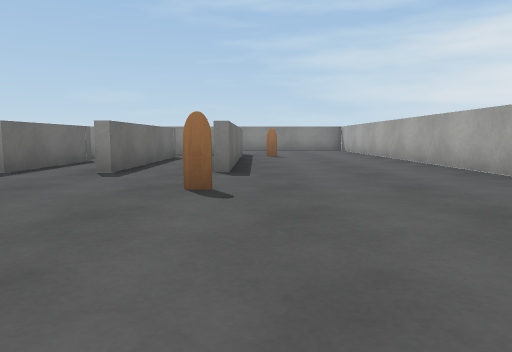
view 1 (above)

20 first-person views from a walk through a scene from a Unity 3-D project. The camera is 0.27 m above the floor, tilts 6° down and sees 70° across. The floor is counted in squares, 0.5 m on a side. Each view is taken from the middle of a square. On the plan, view 1 faces up. The plan holds only what a view shows up to about 9 squares ahead; the rest is blank. Surface patterns are stand-ins for the level's own textures.

view 2
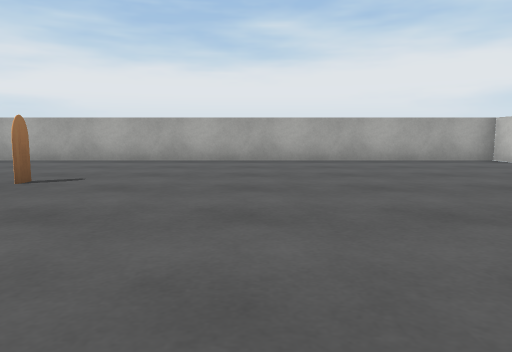

view 3
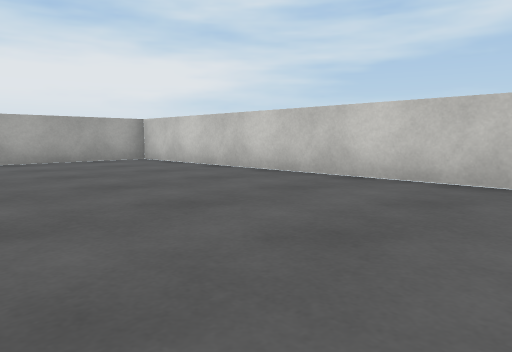

view 4
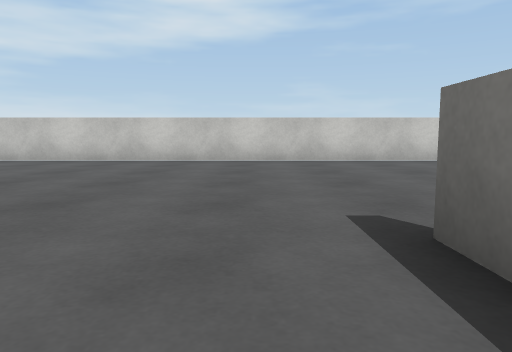

view 5
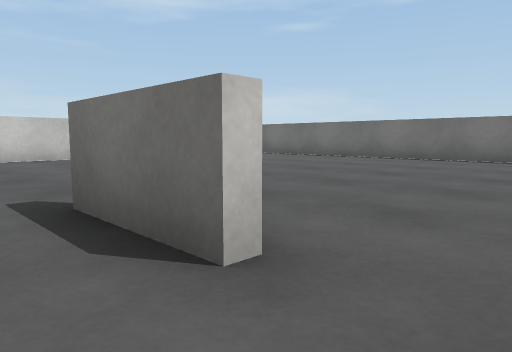

view 6
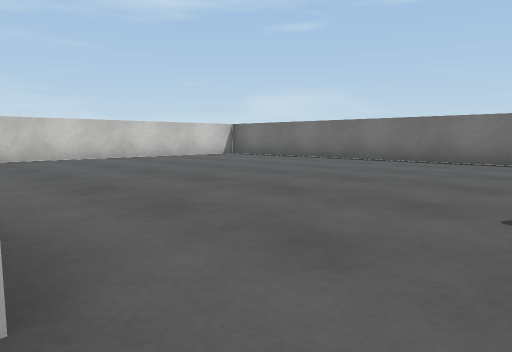

view 7
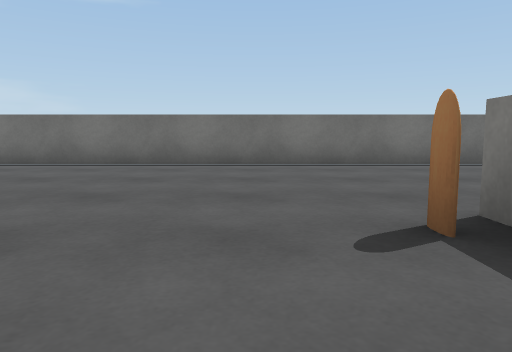

view 8
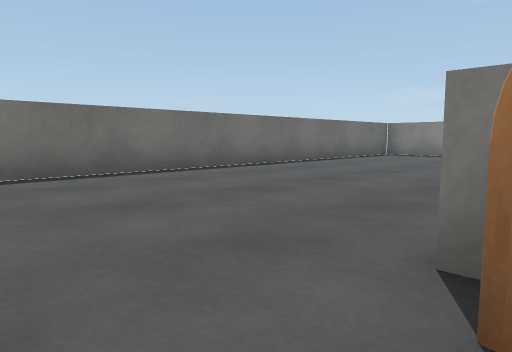

view 9
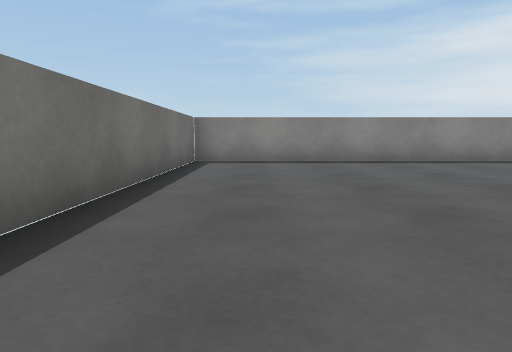

view 10
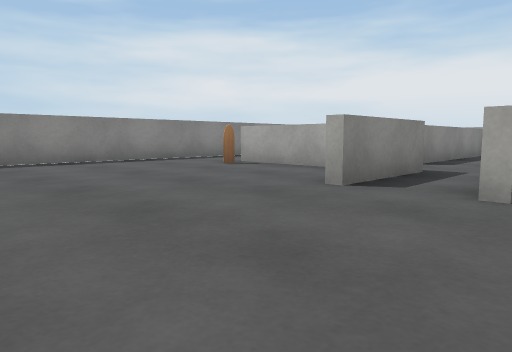

view 11
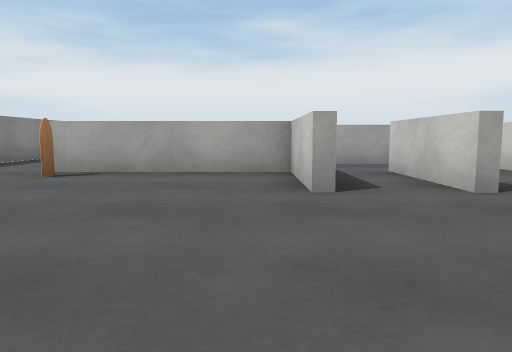

view 12
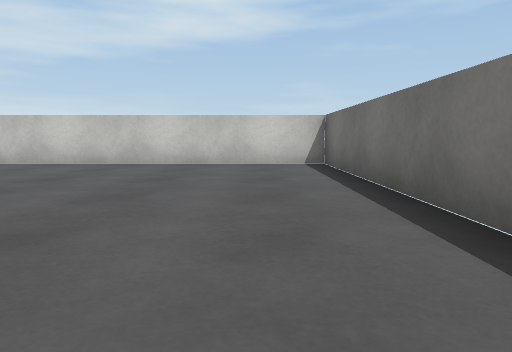

view 13
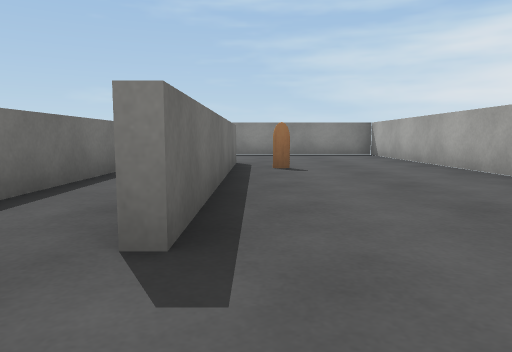

view 14
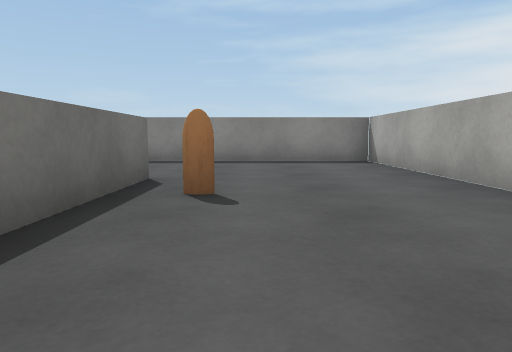

view 15
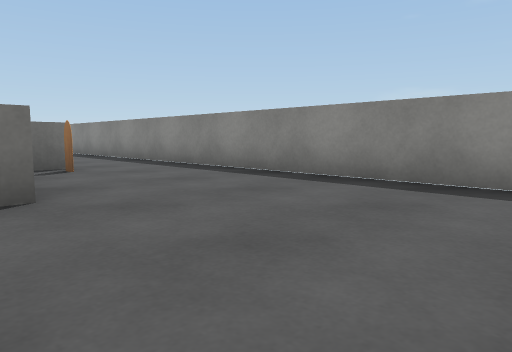

view 16
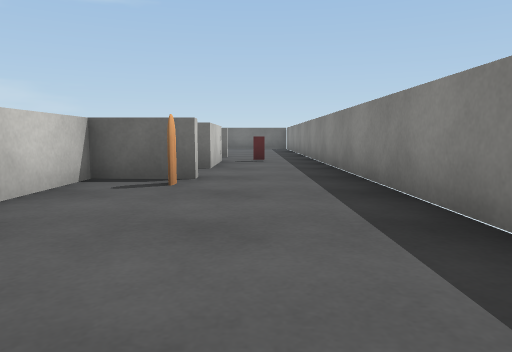

view 17
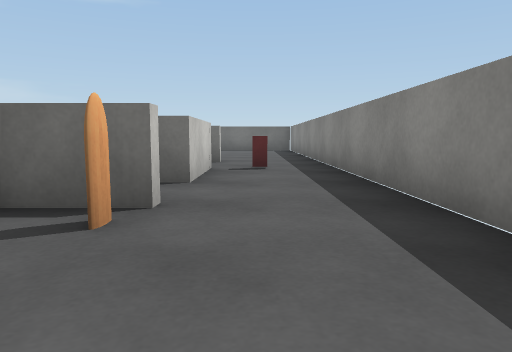

view 18
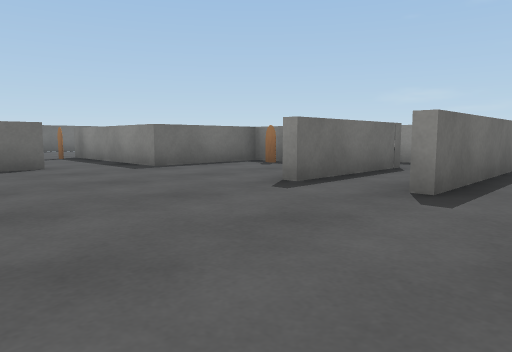

view 19
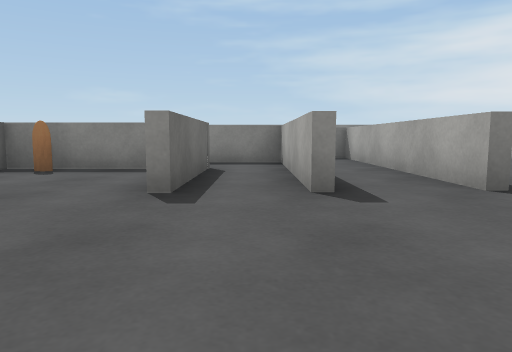

view 20
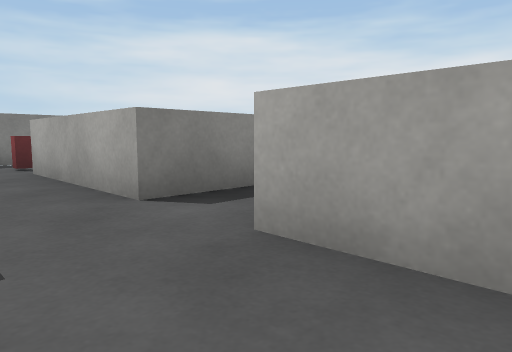

### Floor plan
Ten units are one square. View 1 is at (0, 0); x grows to the right and y downward. Boxes are objects, and circles mark ways between rooms. Rooms are numbered by the first view taken in them; rooms with no view inside come last. Other rooms are left out.
<svg viewBox="-169 -160 210 211">
<path fill="none" stroke="#000" d="M-80 -39 -80 -20M-75 -71 -75 -86M-49 -83 -73 -83 -73 -56 -116 -56M-24 -55 -24 -84M-38 -86 -38 -55M-115 -94 -93 -94 -93 -132M-75 -132 -54 -132M-38 -132 -38 -118 -20 -118M-4 -119 -4 -56M-164 46 36 46 36 -155 -164 -155 -164 46M-75 -99 -75 -132M-24 -84 -24 -99 -75 -99"/>
<rect x="-75" y="-145" width="10" height="10" fill="#bbb"><title>red block</title></rect>
<circle cx="-80" cy="-140" r="3" fill="#2a7"/>
<circle cx="-80" cy="-80" r="3" fill="#2a7"/>
<circle cx="-30" cy="-80" r="3" fill="#2a7"/>
<circle cx="-70" cy="-90" r="3" fill="#2a7"/>
<text x="-70" y="-50">1</text>
<text x="-80" y="-110">2</text>
<text x="-50" y="-90">3</text>
</svg>
Room 1 opens to room 2. Room 1 opens to room 3. Room 2 opens to room 3.

Where each view was taken, in squares from view 1:
view 1: 0 up, 0 right, facing up
view 2: 1 up, 5 left, facing right
view 3: 0 up, 5 left, facing down-right
view 4: 4 up, 7 left, facing down
view 5: 5 up, 7 left, facing down-left
view 6: 5 up, 8 left, facing down-left
view 7: 4 up, 9 left, facing left
view 8: 4 up, 11 left, facing up-left
view 9: 7 up, 15 left, facing up
view 10: 7 up, 15 left, facing up-right
view 11: 10 up, 15 left, facing right
view 12: 3 up, 15 left, facing down
view 13: 4 up, 0 right, facing up
view 14: 7 up, 1 right, facing up
view 15: 11 up, 3 right, facing up-left
view 16: 14 up, 1 right, facing left
view 17: 14 up, 1 left, facing left
view 18: 2 up, 1 left, facing up-left
view 19: 2 up, 3 left, facing up
view 20: 7 up, 9 left, facing up-right
